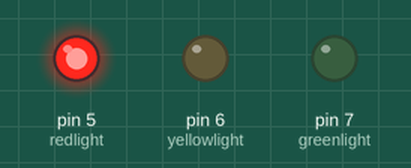
This sketch was run on a simulated Arduino Uno, built with avr-gcc and run on an emulated ATmega328P. Parts: output pins drawn as LEDs (lit = HIGH). What the sketch prints to the serial monitor is not drawn.

Above: at 2.5 s.
At 7.5 s:
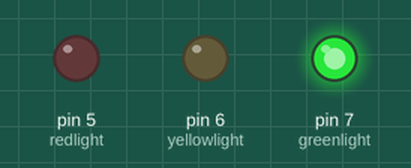
At 11.5 s:
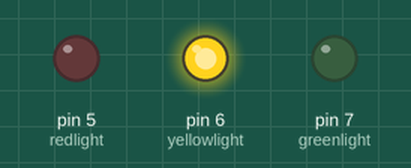
Timing chart, 0 to 16.9 s (numbered marks = the images above):
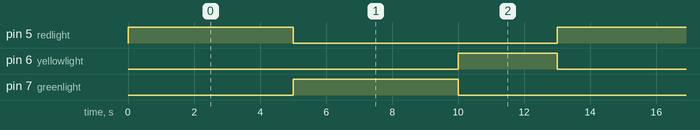

Measured:
- by itself, pin 5 (redlight), pin 7 (greenlight): alternates HIGH for 5.0 s and LOW for 8.0 s
- by itself, pin 6 (yellowlight): alternates HIGH for 3.0 s and LOW for 10.0 s
- by itself, everything shown: repeats every 13.0 s, in 4 steps

The sketch:

traffic_light.ino
```cpp
int redlight=5;
int yellowlight=6;
int greenlight=7;

void setup() {
  // put your setup code here, to run once:
Serial.begin(9600);
pinMode(redlight,OUTPUT);
pinMode(yellowlight,OUTPUT);
pinMode(greenlight,OUTPUT);
}

void loop() {
  // put your main code here, to run repeatedly:
  digitalWrite(redlight,HIGH);
  Serial.print("redlight,stop");
  delay(5000);
  digitalWrite(redlight,LOW);


  digitalWrite(greenlight,HIGH);
  Serial.print("greenlight,go");
  delay(5000);
  digitalWrite(greenlight,LOW);


  digitalWrite(yellowlight,HIGH);
  Serial.print("yellowlight,slow down");
  delay(3000);
  digitalWrite(yellowlight,LOW);


}
```
